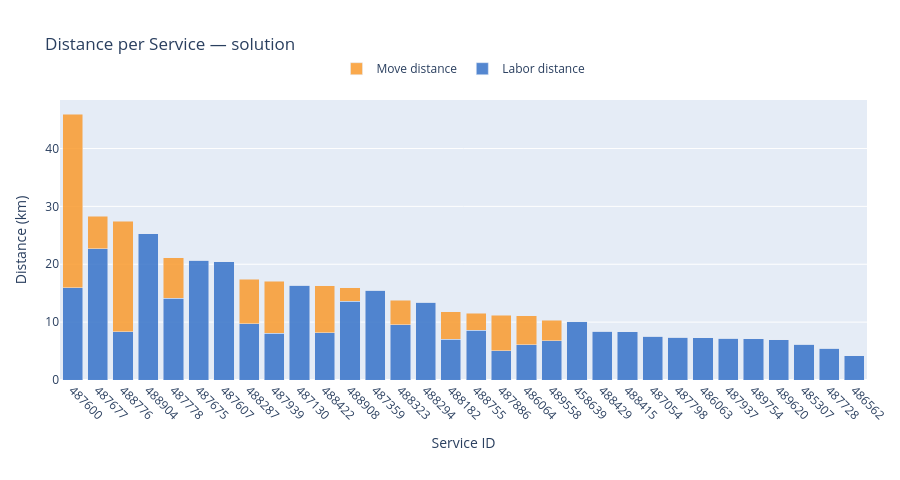

Notebook code for this chart:
### Markdown cell above
---
## Distance per Service

### Code cell
build_service_distance_figure(rows, all_services, LABEL).show()

### Figure 1 — Plotly figure (JSON) as saved in the notebook; plotly's stock layout.template omitted (floating-point values rounded to 4 significant figures)
{"data": [{"hoverinfo": "text", "hovertext": ["Service 487600<br>Labor: 15.98 km", "Service 487677<br>Labor: 22.68 km", "Service 488776<br>Labor: 8.32 km", "Service 488904<br>Labor: 25.23 km", "Service 487778<br>Labor: 14.16 km", "Service 487675<br>Labor: 20.70 km", "Service 487607<br>Labor: 20.46 km", "Service 488287<br>Labor: 9.72 km", "Service 487939<br>Labor: 8.08 km", "Service 487130<br>Labor: 16.38 km", "Service 488422<br>Labor: 8.17 km", "Service 488908<br>Labor: 13.60 km", "Service 487359<br>Labor: 15.47 km", "Service 488323<br>Labor: 9.58 km", "Service 488294<br>Labor: 13.43 km", "Service 488182<br>Labor: 7.05 km", "Service 488755<br>Labor: 8.59 km", "Service 487886<br>Labor: 5.03 km", "Service 486064<br>Labor: 6.12 km", "Service 489558<br>Labor: 6.79 km", "Service 458639<br>Labor: 10.07 km", "Service 488429<br>Labor: 8.39 km", "Service 488415<br>Labor: 8.31 km", "Service 487054<br>Labor: 7.56 km", "Service 487798<br>Labor: 7.40 km", "Service 486063<br>Labor: 7.34 km", "Service 487937<br>Labor: 7.19 km", "Service 489754<br>Labor: 7.14 km", "Service 489620<br>Labor: 6.92 km", "Service 485307<br>Labor: 6.14 km", "Service 487728<br>Labor: 5.46 km", "Service 486562<br>Labor: 4.21 km"], "marker": {"color": "rgba(55, 115, 200, 0.85)"}, "name": "Labor distance", "type": "bar", "x": ["487600", "487677", "488776", "488904", "487778", "487675", "487607", "488287", "487939", "487130", "488422", "488908", "487359", "488323", "488294", "488182", "488755", "487886", "486064", "489558", "458639", "488429", "488415", "487054", "487798", "486063", "487937", "489754", "489620", "485307", "487728", "486562"], "y": [15.98, 22.68, 8.32, 25.23, 14.16, 20.7, 20.46, 9.72, 8.08, 16.38, 8.17, 13.6, 15.47, 9.58, 13.43, 7.05, 8.59, 5.03, 6.12, 6.79, 10.07, 8.39, 8.31, 7.56, 7.4, 7.34, 7.19, 7.14, 6.92, 6.14, 5.46, 4.21]}, {"hoverinfo": "text", "hovertext": ["Service 487600<br>Move: 29.98 km", "Service 487677<br>Move: 5.62 km", "Service 488776<br>Move: 19.07 km", "Service 488904<br>Move: 0.00 km", "Service 487778<br>Move: 6.98 km", "Service 487675<br>Move: 0.00 km", "Service 487607<br>Move: 0.00 km", "Service 488287<br>Move: 7.67 km", "Service 487939<br>Move: 8.96 km", "Service 487130<br>Move: 0.00 km", "Service 488422<br>Move: 8.08 km", "Service 488908<br>Move: 2.37 km", "Service 487359<br>Move: 0.00 km", "Service 488323<br>Move: 4.20 km", "Service 488294<br>Move: 0.00 km", "Service 488182<br>Move: 4.76 km", "Service 488755<br>Move: 2.96 km", "Service 487886<br>Move: 6.18 km", "Service 486064<br>Move: 4.95 km", "Service 489558<br>Move: 3.52 km", "Service 458639<br>Move: 0.00 km", "Service 488429<br>Move: 0.00 km", "Service 488415<br>Move: 0.00 km", "Service 487054<br>Move: 0.00 km", "Service 487798<br>Move: 0.00 km", "Service 486063<br>Move: 0.00 km", "Service 487937<br>Move: 0.00 km", "Service 489754<br>Move: 0.00 km", "Service 489620<br>Move: 0.00 km", "Service 485307<br>Move: 0.00 km", "Service 487728<br>Move: 0.00 km", "Service 486562<br>Move: 0.00 km"], "marker": {"color": "rgba(250, 155, 45, 0.85)"}, "name": "Move distance", "type": "bar", "x": ["487600", "487677", "488776", "488904", "487778", "487675", "487607", "488287", "487939", "487130", "488422", "488908", "487359", "488323", "488294", "488182", "488755", "487886", "486064", "489558", "458639", "488429", "488415", "487054", "487798", "486063", "487937", "489754", "489620", "485307", "487728", "486562"], "y": [29.98, 5.62, 19.07, 0, 6.98, 0, 0, 7.67, 8.96, 0, 8.08, 2.37, 0, 4.2, 0, 4.76, 2.96, 6.18, 4.95, 3.52, 0, 0, 0, 0, 0, 0, 0, 0, 0, 0, 0, 0]}], "layout": {"barmode": "stack", "height": 480, "hovermode": "x", "legend": {"orientation": "h", "x": 0.5, "xanchor": "center", "y": 1.06, "yanchor": "bottom"}, "margin": {"b": 100, "l": 60, "r": 20, "t": 100}, "title": {"text": "Distance per Service — solution"}, "xaxis": {"tickangle": 45, "title": {"text": "Service ID"}}, "yaxis": {"title": {"text": "Distance (km)"}}}}
